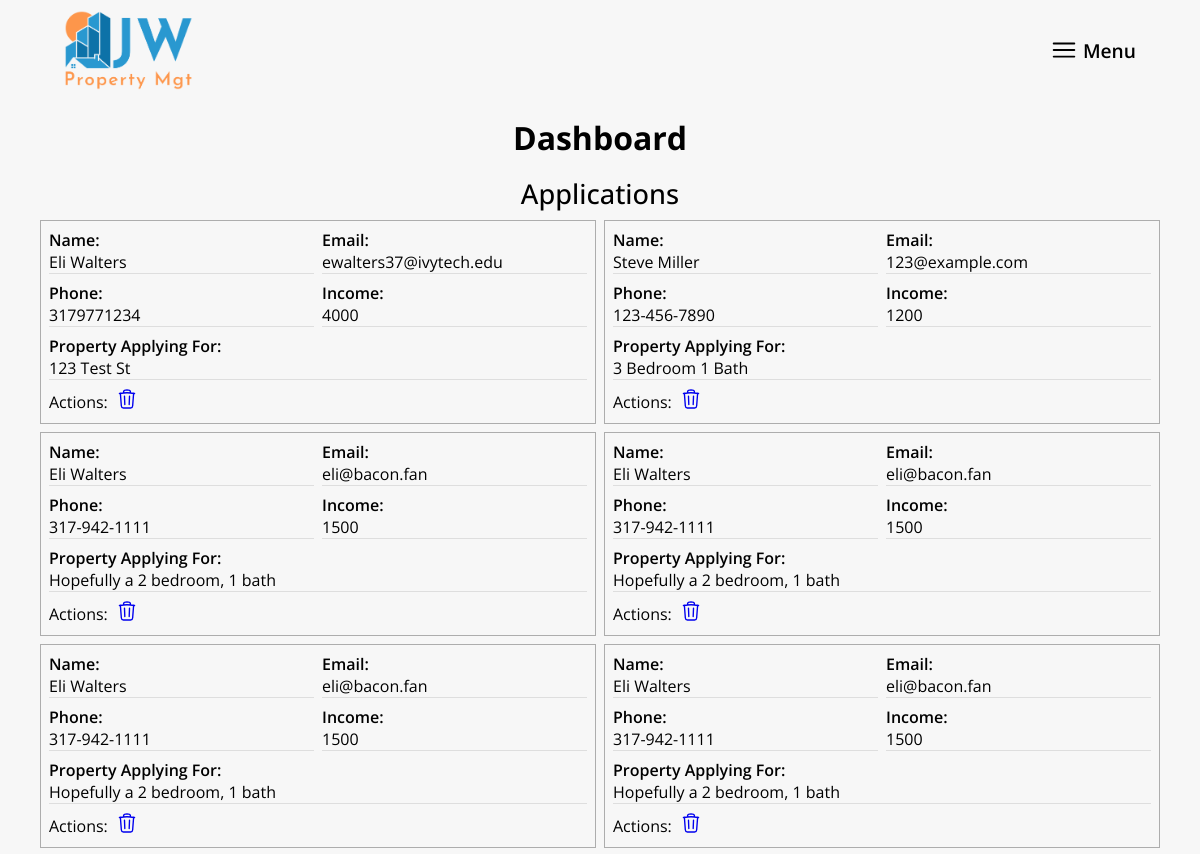
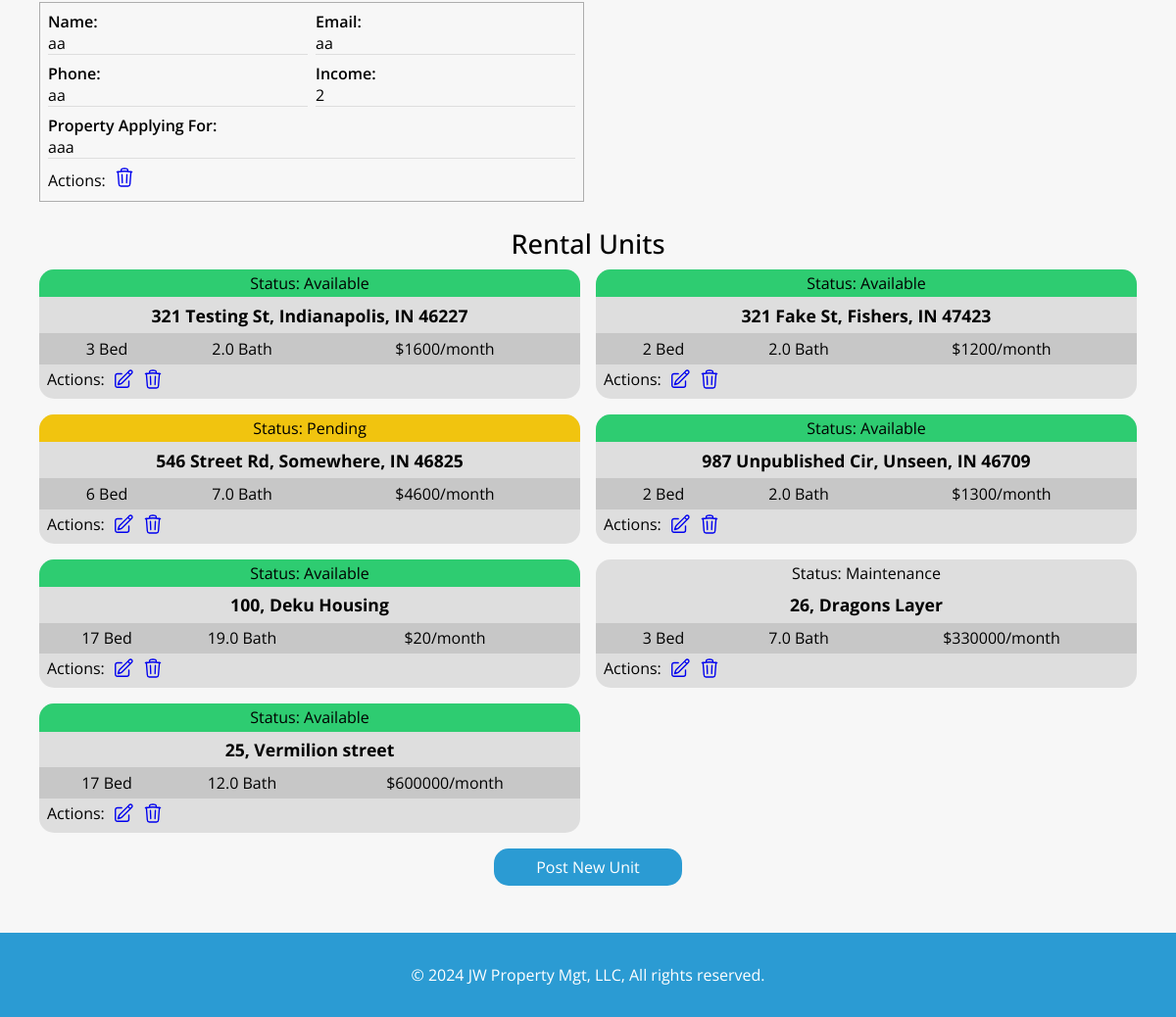
/dashboard/ (signed in), run on an earlier commit of the app's database (2 pictures, top to bottom).
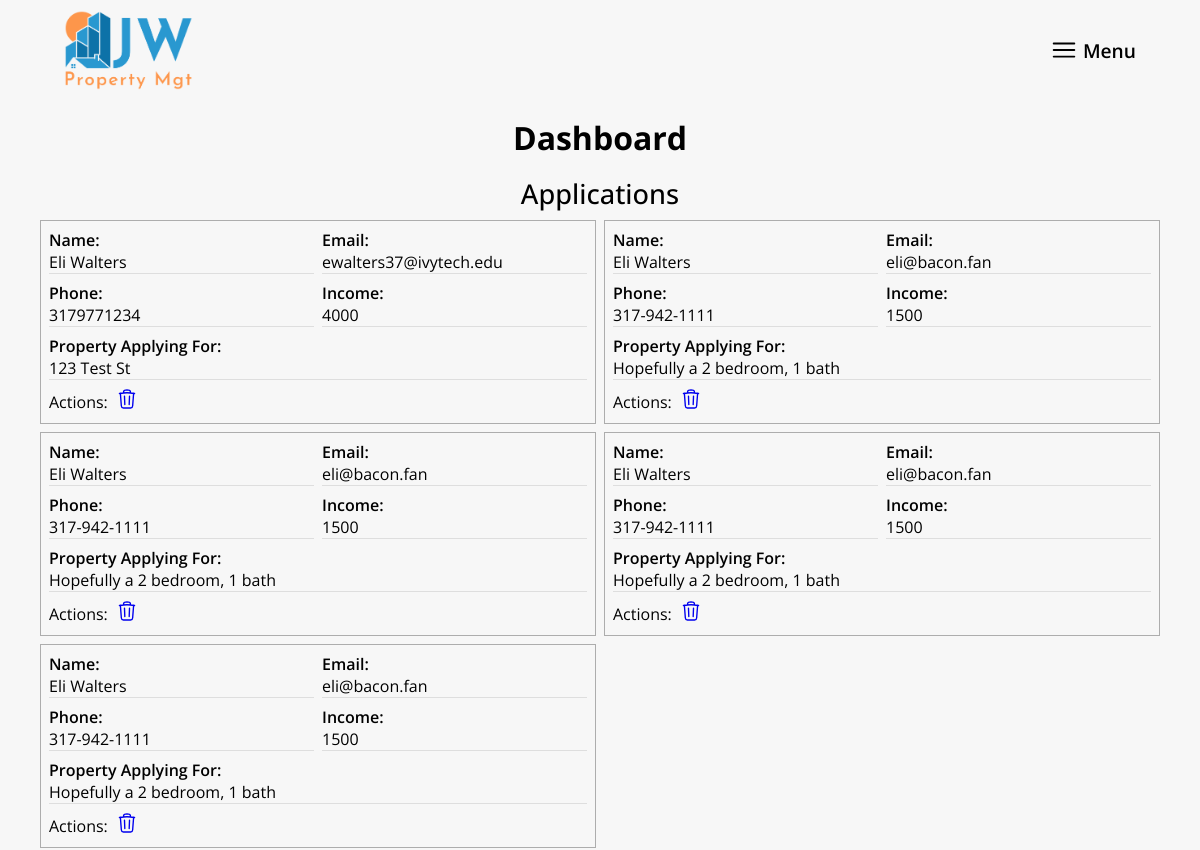
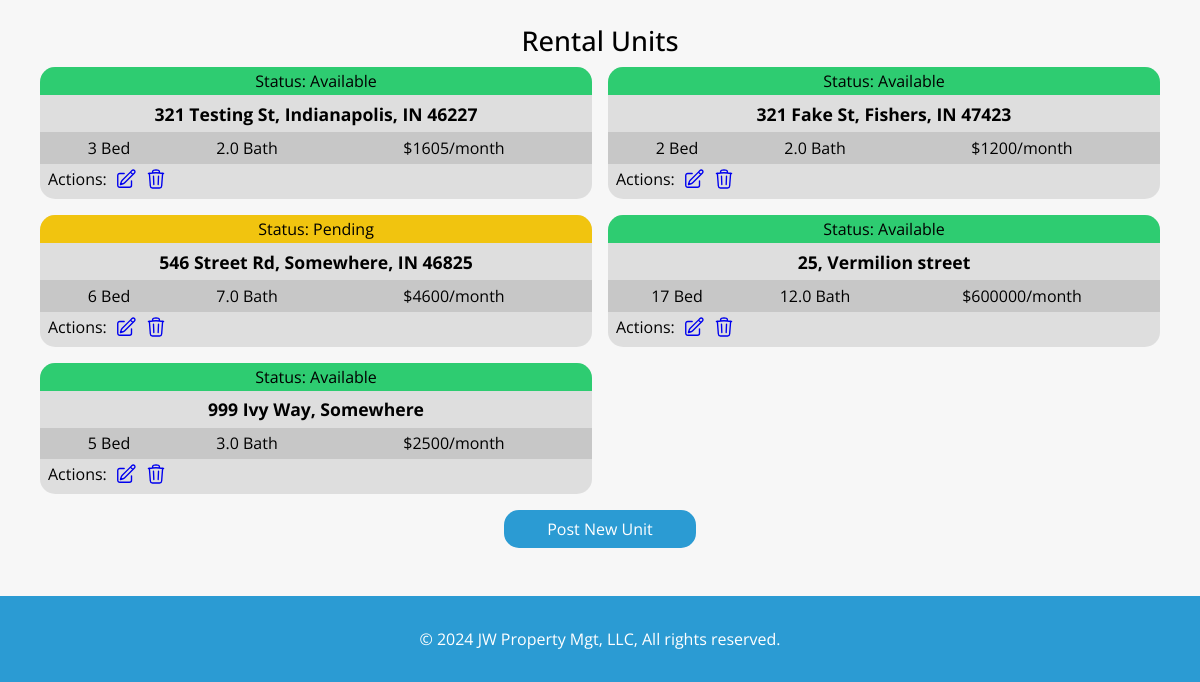
And on a later commit of the database (2 pictures, top to bottom).
### mainsite/models.py (models this page shows, shortened)
class Application(models.Model):
    name = models.CharField(max_length=200)
    email = models.CharField(max_length=200)
    phone = models.CharField(max_length=200)
    income = models.IntegerField()
    applyingFor = models.CharField(max_length=400)
    created_date = models.DateField(default=timezone.now)

class Unit(models.Model):
    STATUS_CHOICES = [
        ('available', 'Available'),
        ('rented', 'Rented'),
        ('pending', 'Pending'),
    ]
    creator = models.ForeignKey(settings.AUTH_USER_MODEL, on_delete=models.CASCADE)
    address = models.CharField(max_length=200)
    status = models.CharField(max_length=20, choices=STATUS_CHOICES, default='available')
    bedrooms = models.IntegerField()
    bathrooms = models.IntegerField()  # Change to IntegerField
    rent = models.IntegerField()
    created_date = models.DateTimeField(default=timezone.now)
    published_date = models.DateTimeField(default=timezone.now)

### mainsite/views.py (the view)
# urls.py: path('dashboard/', views.dashboard, name='dashboard'),
@login_required
def dashboard(request):
    applications = Application.objects.all()
    units = Unit.objects.all()
    return render(request, 'dashboard.html', {'applications': applications, 'units': units})

### mainsite/templates/dashboard.html (shortened to what this page needs)
{% extends 'base.html' %}
{% block content %}
    <div class="header__background"></div>
    <div class="dashboard__container">
        <h1 class="subpage__title">Dashboard</h1>
        <h1 class="dashboard__subtitle">Applications</h1>
        <div class="dashboard__applicationContainer">
            {% for application in applications %}
                <div class="dashboard__application">
                    <div class="application__field">
                        <p class="application__fieldTitle">Name:</p>
                        <p class="application__fieldText">{{ application.name }}</p>
                    </div>
                    <div class="application__field">
                        <p class="application__fieldTitle">Email:</p>
                        <p class="application__fieldText">{{ application.email }}</p>
                    </div>
                    <div class="application__field">
                        <p class="application__fieldTitle">Phone:</p>
                        <p class="application__fieldText">{{ application.phone }}</p>
                    </div>
                    <div class="application__field">
                        <p class="application__fieldTitle">Income:</p>
                        <p class="application__fieldText">{{ application.income }}</p>
                    </div>
                    <div class="application__field grid__wide">
                        <p class="application__fieldTitle">Property Applying For:</p>
                        <p class="application__fieldText">{{ application.applyingFor }}</p>
                    </div>
                    <div class="application__actions">
                        <p>Actions:</p>
                        <a href="{% url 'delete_application' application.id %}">
                        </a>
                    </div>
                </div>
            {% endfor %}
        </div>
        <h2 class="dashboard__subtitle">Rental Units</h2>
        <div class="units__grid">
            {% for unit in units %}
                <div class="unit__container">
                    <p class="unit__status" data-status="{{ unit.status }}">Status: {{ unit.status }}</p>
                    <h2 class="unit__address">{{ unit.address }}</h2>
                    <div class="dashboard__unitStats">
                        <p class="unit__stat">{{ unit.bedrooms }} Bed</p>
                        <p class="unit__stat">{{ unit.bathrooms }} Bath</p>
                        <p class="unit__stat">${{ unit.rent }}/month</p>
                    </div>
                    <div class="unit__actions">
                        <p>Actions:</p>
                        <a href="{% url 'edit_unit' unit.id %}">
                        </a>
                        <a href="{% url 'delete_unit' unit.id %}">
                        </a>
                    </div>
                </div>
            {% endfor %}
        </div>
        <a href="{% url 'post_unit' %}" class="dashbaord__newUnitBtn">Post New Unit</a>
    </div>
{% endblock %}

What changed in the data, as far as the page shows it:
removed Application: name "Steve Miller", email "123@example.com", phone "123-456-7890", income "1200", applyingFor "3 Bedroom 1 Bath"
removed Application: name "aa", email "aa", phone "aa", income "2", applyingFor "aaa"
removed Unit: status "Available", address "987 Unpublished Cir, Unseen, IN 46709", bedrooms "2", bathrooms "2.0", rent "1300"
removed Unit: status "Available", address "100, Deku Housing", bedrooms "17", bathrooms "19.0", rent "20"
removed Unit: status "Maintenance", address "26, Dragons Layer", bedrooms "3", bathrooms "7.0", rent "330000"
changed Unit "321 Testing St, Indianapolis, IN 46227": rent "1600" → "1605"
added Unit: status "Available", address "999 Ivy Way, Somewhere", bedrooms "5", bathrooms "3.0", rent "2500"
